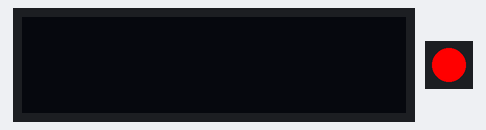
Bench run of a program on a simulated ESP32. Shown: 128×32 one-colour display, 1 RGB LEDs in strip order, left to right.

Above: at 0.1 s.
At 2.1 s:
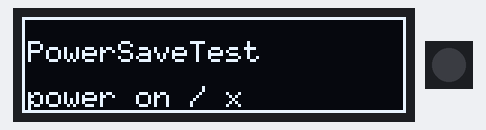
At 6.1 s:
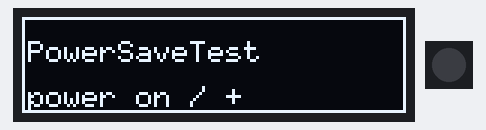
At 8.1 s:
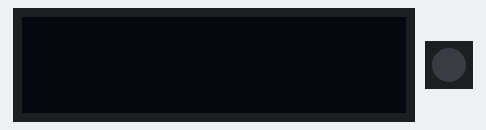
Timing chart, 0 to 33.2 s (numbered marks = the images above):
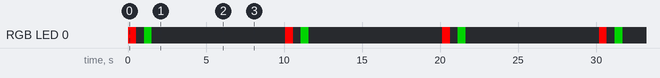

The program:

main.cpp
```cpp
#include <Arduino.h>
#include <FastLED.h>
#include <U8g2lib.h>
//U8G2_SSD1306_128X32_UNIVISION_1_SW_I2C u8g2(U8G2_R0, /* clock=*/ 21, /* data=*/ 20, /* reset=*/ U8X8_PIN_NONE);   // Adafruit Feather M0 Basic Proto + FeatherWing OLED
U8G2_SSD1306_128X32_UNIVISION_1_SW_I2C u8g2(U8G2_R0, /* clock=*/ SCL, /* data=*/ SDA, /* reset=*/ U8X8_PIN_NONE);   // Adafruit Feather ESP8266/32u4 Boards + FeatherWing OLED
//U8G2_SSD1306_128X32_UNIVISION_1_HW_I2C u8g2(U8G2_R0, /* reset=*/ U8X8_PIN_NONE);   // Adafruit ESP8266/32u4/ARM Boards + FeatherWing OLED

// How many leds in your strip?
#define NUM_LEDS 1

// For led chips like WS2812, which have a data line, ground, and power, you just
// need to define DATA_PIN.  For led chipsets that are SPI based (four wires - data, clock,
// ground, and power), like the LPD8806 define both DATA_PIN and CLOCK_PIN
// Clock pin only needed for SPI based chipsets when not using hardware SPI
#define DATA_PIN 19
#define CLOCK_PIN 18

// Define the array of leds
CRGB leds[NUM_LEDS];
int inter = 200;

void setup() {
    // ## Clockless types ##
    // FastLED.addLeds<SK6812, DATA_PIN, RGB>(leds, NUM_LEDS);  // GRB ordering is typical
    // FastLED.addLeds<SK6822, DATA_PIN, RGB>(leds, NUM_LEDS);
    // FastLED.addLeds<SK6822, DATA_PIN, RGB>(leds, NUM_LEDS);
    // ## Clocked (SPI) types ##
     FastLED.addLeds<SK9822, DATA_PIN, CLOCK_PIN>(leds, 1);  // BGR ordering is typical
  u8g2.begin();
  u8g2.setFont(u8g2_font_6x10_tr);
}
void draw(const char *s)
{
  u8g2.firstPage();
  do {
    u8g2.drawStr(2,15,"PowerSaveTest");
    u8g2.drawStr(2,30,s);
    u8g2.drawFrame(0,0,u8g2.getDisplayWidth(),u8g2.getDisplayHeight() );
  } while ( u8g2.nextPage() );
  delay(2000);
}

void loop() {
  leds[0] = CRGB::Red;
  FastLED.show();
  delay(500);
  leds[0] = CRGB::Black;
  FastLED.show();
  delay(500);
  leds[0] = CRGB::Green;
  FastLED.show();
  delay(500);
  leds[0] = CRGB::Black;
  FastLED.show();
  delay(500);
  u8g2.setPowerSave(0);
  draw("power on / x");
  u8g2.setPowerSave(1);
  draw("power off / x");
  u8g2.setPowerSave(0);
  draw("power on / +");
  u8g2.setPowerSave(1);
  draw("power off / +");
}
```

Measured:
- by itself, RGB LED 0: repeats every 10.1 s: off 0.50 s, RGB(0, 128, 0) 0.50 s, off 8.6 s, RGB(255, 0, 0) 0.50 s
- by itself, everything shown: repeats every 10.1 s, in 8 steps
- what the display in image 1 shows lasts 2.1 s, from 2.0 s to 4.1 s
